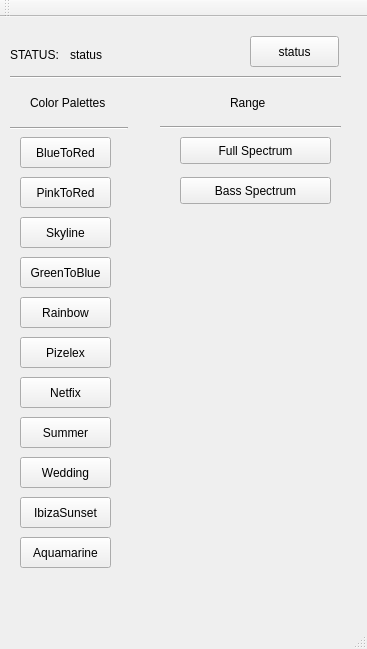
<?xml version="1.0" encoding="UTF-8"?>
<ui version="4.0">
 <class>MainWindow</class>
 <widget class="QMainWindow" name="MainWindow">
  <property name="geometry">
   <rect>
    <x>0</x>
    <y>0</y>
    <width>367</width>
    <height>649</height>
   </rect>
  </property>
  <property name="windowTitle">
   <string>MusicSpectrumVisualizer</string>
  </property>
  <widget class="QWidget" name="centralWidget">
   <widget class="QPushButton" name="push_pal1">
    <property name="geometry">
     <rect>
      <x>20</x>
      <y>120</y>
      <width>91</width>
      <height>31</height>
     </rect>
    </property>
    <property name="text">
     <string>BlueToRed</string>
    </property>
   </widget>
   <widget class="QLabel" name="label">
    <property name="geometry">
     <rect>
      <x>10</x>
      <y>30</y>
      <width>55</width>
      <height>16</height>
     </rect>
    </property>
    <property name="text">
     <string>STATUS:</string>
    </property>
   </widget>
   <widget class="QLabel" name="statusLabel">
    <property name="geometry">
     <rect>
      <x>70</x>
      <y>30</y>
      <width>151</width>
      <height>16</height>
     </rect>
    </property>
    <property name="text">
     <string>status</string>
    </property>
   </widget>
   <widget class="QPushButton" name="push_pal1_2">
    <property name="geometry">
     <rect>
      <x>20</x>
      <y>160</y>
      <width>91</width>
      <height>31</height>
     </rect>
    </property>
    <property name="text">
     <string>PinkToRed</string>
    </property>
   </widget>
   <widget class="QPushButton" name="push_pal1_3">
    <property name="geometry">
     <rect>
      <x>20</x>
      <y>200</y>
      <width>91</width>
      <height>31</height>
     </rect>
    </property>
    <property name="text">
     <string>Skyline</string>
    </property>
   </widget>
   <widget class="QPushButton" name="push_pal1_4">
    <property name="geometry">
     <rect>
      <x>20</x>
      <y>240</y>
      <width>91</width>
      <height>31</height>
     </rect>
    </property>
    <property name="text">
     <string>GreenToBlue</string>
    </property>
   </widget>
   <widget class="QPushButton" name="push_pal1_5">
    <property name="geometry">
     <rect>
      <x>20</x>
      <y>280</y>
      <width>91</width>
      <height>31</height>
     </rect>
    </property>
    <property name="text">
     <string>Rainbow</string>
    </property>
   </widget>
   <widget class="QLabel" name="label_2">
    <property name="geometry">
     <rect>
      <x>30</x>
      <y>70</y>
      <width>101</width>
      <height>31</height>
     </rect>
    </property>
    <property name="text">
     <string>Color Palettes</string>
    </property>
   </widget>
   <widget class="Line" name="line">
    <property name="geometry">
     <rect>
      <x>10</x>
      <y>110</y>
      <width>118</width>
      <height>3</height>
     </rect>
    </property>
    <property name="orientation">
     <enum>Qt::Horizontal</enum>
    </property>
   </widget>
   <widget class="QLabel" name="label_3">
    <property name="geometry">
     <rect>
      <x>230</x>
      <y>65</y>
      <width>51</width>
      <height>41</height>
     </rect>
    </property>
    <property name="text">
     <string>Range</string>
    </property>
   </widget>
   <widget class="Line" name="line_2">
    <property name="geometry">
     <rect>
      <x>160</x>
      <y>90</y>
      <width>181</width>
      <height>41</height>
     </rect>
    </property>
    <property name="orientation">
     <enum>Qt::Horizontal</enum>
    </property>
   </widget>
   <widget class="QPushButton" name="pushButton">
    <property name="geometry">
     <rect>
      <x>180</x>
      <y>120</y>
      <width>151</width>
      <height>27</height>
     </rect>
    </property>
    <property name="text">
     <string>Full Spectrum</string>
    </property>
   </widget>
   <widget class="QPushButton" name="pushButton_2">
    <property name="geometry">
     <rect>
      <x>180</x>
      <y>160</y>
      <width>151</width>
      <height>27</height>
     </rect>
    </property>
    <property name="text">
     <string>Bass Spectrum</string>
    </property>
   </widget>
   <widget class="Line" name="line_3">
    <property name="geometry">
     <rect>
      <x>10</x>
      <y>50</y>
      <width>331</width>
      <height>20</height>
     </rect>
    </property>
    <property name="orientation">
     <enum>Qt::Horizontal</enum>
    </property>
   </widget>
   <widget class="QPushButton" name="pushButton_3">
    <property name="geometry">
     <rect>
      <x>250</x>
      <y>19</y>
      <width>89</width>
      <height>31</height>
     </rect>
    </property>
    <property name="text">
     <string>status</string>
    </property>
   </widget>
   <widget class="QPushButton" name="push_pal1_6">
    <property name="geometry">
     <rect>
      <x>20</x>
      <y>480</y>
      <width>91</width>
      <height>31</height>
     </rect>
    </property>
    <property name="text">
     <string>IbizaSunset</string>
    </property>
   </widget>
   <widget class="QPushButton" name="push_pal1_7">
    <property name="geometry">
     <rect>
      <x>20</x>
      <y>400</y>
      <width>91</width>
      <height>31</height>
     </rect>
    </property>
    <property name="text">
     <string>Summer</string>
    </property>
   </widget>
   <widget class="QPushButton" name="push_pal1_8">
    <property name="geometry">
     <rect>
      <x>20</x>
      <y>440</y>
      <width>91</width>
      <height>31</height>
     </rect>
    </property>
    <property name="text">
     <string>Wedding</string>
    </property>
   </widget>
   <widget class="QPushButton" name="push_pal1_9">
    <property name="geometry">
     <rect>
      <x>20</x>
      <y>360</y>
      <width>91</width>
      <height>31</height>
     </rect>
    </property>
    <property name="text">
     <string>Netfix</string>
    </property>
   </widget>
   <widget class="QPushButton" name="push_pal1_10">
    <property name="geometry">
     <rect>
      <x>20</x>
      <y>320</y>
      <width>91</width>
      <height>31</height>
     </rect>
    </property>
    <property name="text">
     <string>Pizelex</string>
    </property>
   </widget>
   <widget class="QPushButton" name="push_pal1_11">
    <property name="geometry">
     <rect>
      <x>20</x>
      <y>520</y>
      <width>91</width>
      <height>31</height>
     </rect>
    </property>
    <property name="text">
     <string>Aquamarine</string>
    </property>
   </widget>
  </widget>
  <widget class="QMenuBar" name="menuBar">
   <property name="geometry">
    <rect>
     <x>0</x>
     <y>0</y>
     <width>367</width>
     <height>25</height>
    </rect>
   </property>
  </widget>
  <widget class="QToolBar" name="mainToolBar">
   <attribute name="toolBarArea">
    <enum>TopToolBarArea</enum>
   </attribute>
   <attribute name="toolBarBreak">
    <bool>false</bool>
   </attribute>
  </widget>
  <widget class="QStatusBar" name="statusBar"/>
 </widget>
 <layoutdefault spacing="6" margin="11"/>
 <resources/>
 <connections/>
</ui>
